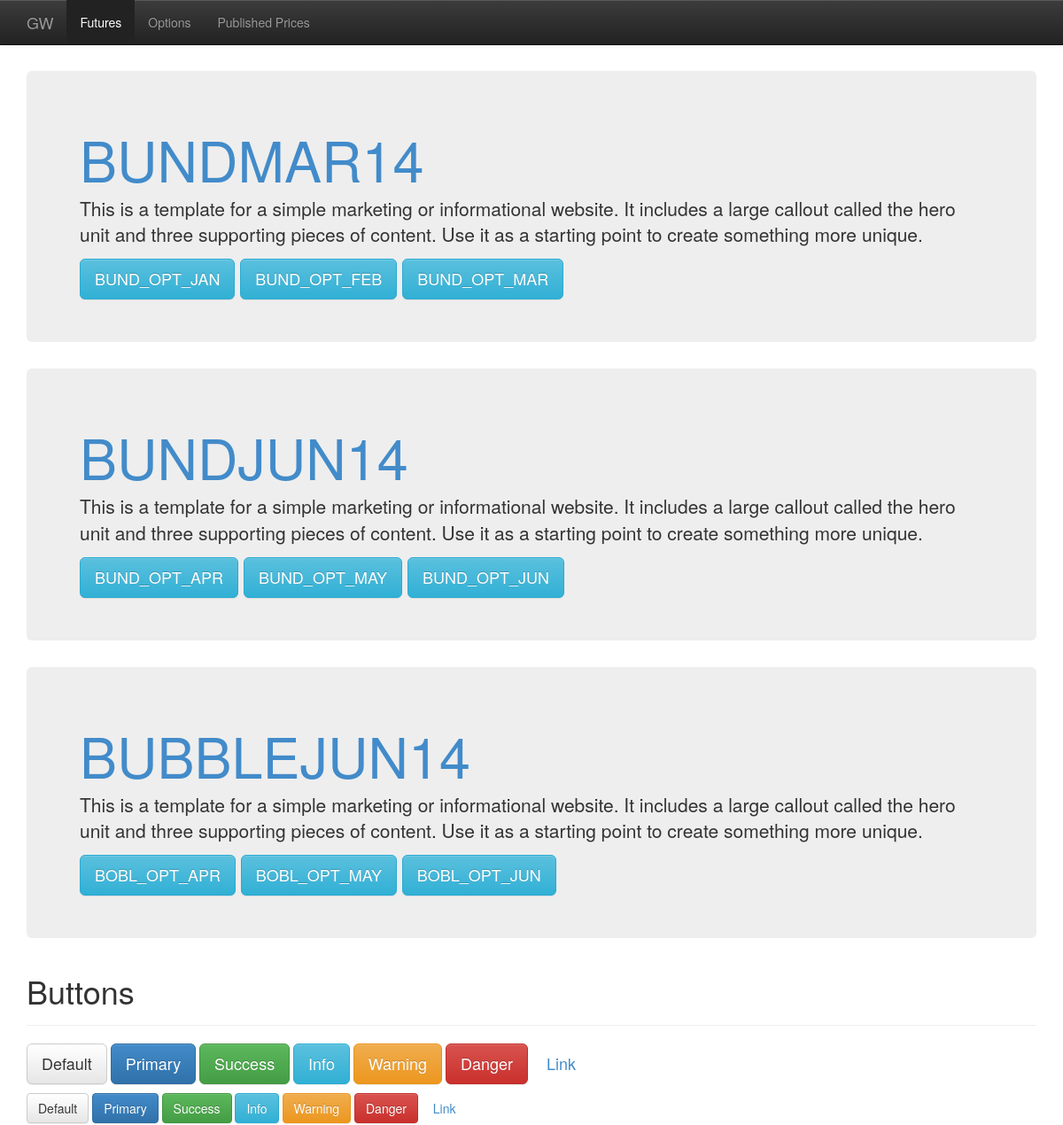
The app's page /marketdata/ (upper part), older data.
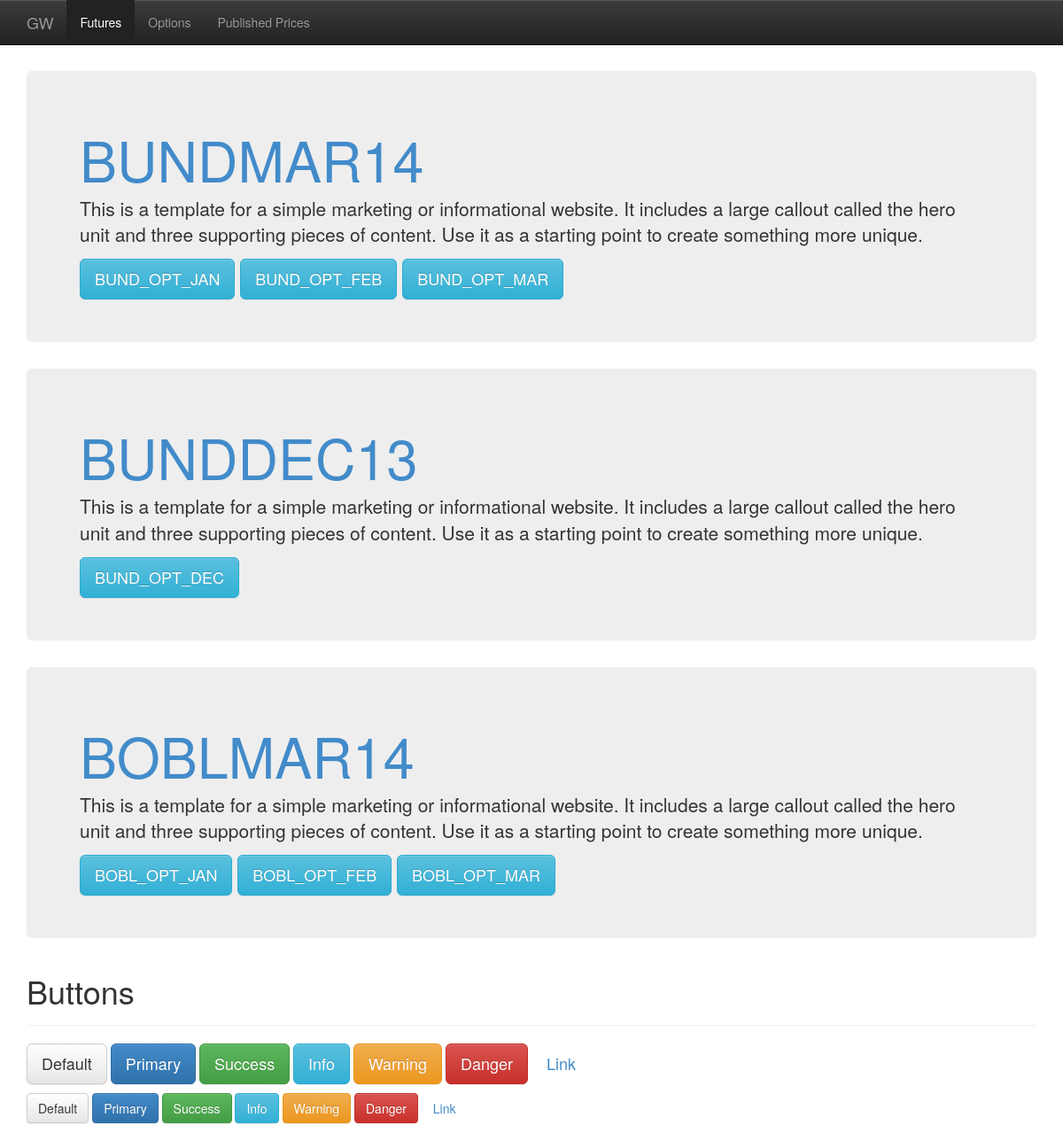
The same page, newer data.
### marketdata/models.py (models this page shows, shortened)
class Future(models.Model):
    name = models.CharField(max_length=200)
    bloomberg_id = models.CharField(max_length=200)
    easyscreen_id = models.CharField(max_length=200)
    bid = models.FloatField()
    bid_volume = models.FloatField()
    ask = models.FloatField()
    ask_volume = models.FloatField()
    value = models.FloatField()
    last_trade_value = models.FloatField()
    last_updated = models.DateTimeField()
    last_trade_volume = models.FloatField()
    month_tag = models.CharField(max_length=200)
    expiry_date = models.DateTimeField()

class OptionDefinition(models.Model):
    name = models.CharField(max_length=200)
    future = models.ForeignKey(Future)
    bloomberg_prefix = models.CharField(max_length=200)
    easyscreen_prefix = models.CharField(max_length=200)
    month_tag = models.CharField(max_length=200)
    expiry_date = models.DateTimeField()
    strike_interval = models.FloatField(default=0.5)
    price_movement = models.FloatField(default=0.01)
    number_of_OTM_options = models.IntegerField(default=10)

### marketdata/views.py (the view)
def index(request):
    futures = Future.objects.all()
    futures = [el for el in futures
            if el.expiry_date > datetime.datetime.today()]
    options = OptionDefinition.objects.all()
    options =  [el for el in options
            if el.expiry_date > datetime.datetime.today()]
    futuredict = {}
    for future in futures:
        futuredict[future] = [o for o in options
                if o.future_id == future.id]
    template = loader.get_template('marketdata/index.html')
    context = RequestContext(request, {
        'futuredict': futuredict,
    })
    return HttpResponse(template.render(context))

### marketdata/templates/marketdata/index.html (shortened to what this page needs)
{% extends "marketdata/base.html" %}
{% block content %}
<div class="navbar navbar-inverse navbar-fixed-top">
  <div class="container">
    <div class="navbar-header">
      <a class="navbar-brand" href="/marketdata/">GW</a>
    </div>
    <div class="navbar-collapse collapse">
      <ul class="nav navbar-nav">
        <li class="active"><a href="/marketdata/">Futures</a></li>
        <li><a href="options.html">Options</a></li>
        <li><a href="published.html">Published Prices</a></li>
      </ul>
    </div>
  </div>
</div>
<div class="container theme-showcase">
  {% if futuredict %}
    {% for future, options in futuredict.items %}
    <div class="jumbotron">
      <h1><a href="/marketdata/{{ future.name }}/">{{ future.name }}</a></h1>
      <p>This is a template for a simple marketing or informational website. It includes a large callout called the hero unit and three supporting pieces of content. Use it as a starting point to create something more unique.</p>
      {% for option in options %}
      <a href="/marketdata/option/{{ option.name }}" type="button" class="btn btn-lg btn-info">{{ option.name }}</a>
      {% endfor %}
    </div>
    {% endfor %}
    {% else %}
    <div class="jumbotron">
      <h1>No futures to Display.</h1>
    </div>
  {% endif %}
  <div class="page-header">
    <h1>Buttons</h1>
  </div>
  <p>
    <button type="button" class="btn btn-lg btn-default">Default</button>
    <button type="button" class="btn btn-lg btn-primary">Primary</button>
    <button type="button" class="btn btn-lg btn-success">Success</button>
    <button type="button" class="btn btn-lg btn-info">Info</button>
    <button type="button" class="btn btn-lg btn-warning">Warning</button>
    <button type="button" class="btn btn-lg btn-danger">Danger</button>
    <button type="button" class="btn btn-lg btn-link">Link</button>
  </p>
  <p>
    <button type="button" class="btn btn-default">Default</button>
    <button type="button" class="btn btn-primary">Primary</button>
    <button type="button" class="btn btn-success">Success</button>
    <button type="button" class="btn btn-info">Info</button>
    <button type="button" class="btn btn-warning">Warning</button>
    <button type="button" class="btn btn-danger">Danger</button>
    <button type="button" class="btn btn-link">Link</button>
  </p>
</div>
{% endblock %}

### marketdata/templates/marketdata/base.html (shortened to what this page needs)
<!DOCTYPE html>
<html lang="en">
  <head>
    <link href="{{STATIC_URL}}css/bootstrap.css" rel="stylesheet">
    <link href="{{STATIC_URL}}css/bootstrap-theme.min.css" rel="stylesheet">
    <link href="{{STATIC_URL}}css/custom-theme.css" rel="stylesheet">
  </head>
  <body>
    {% block content %}
    {% endblock %}
  </body>
</html>

### static/css/custom-theme.css (style rules this page uses)
body { padding-top: 80px; }

Row changes from the older to the newer data that the page shows:
removed OptionDefinition: name "BOBL_OPT_MAY", shown under Future "BUBBLEJUN14"
removed OptionDefinition: name "BOBL_OPT_JUN", shown under Future "BUBBLEJUN14"
changed Future: name "BUNDJUN14" → "BUNDDEC13"; loses OptionDefinition (name "BUND_OPT_MAY"); loses OptionDefinition (name "BUND_OPT_JUN")
changed OptionDefinition: name "BUND_OPT_APR" → "BUND_OPT_DEC"
changed Future: name "BUBBLEJUN14" → "BOBLMAR14"; gains OptionDefinition (name "BOBL_OPT_JAN"); gains OptionDefinition (name "BOBL_OPT_FEB")
changed OptionDefinition: name "BOBL_OPT_APR" → "BOBL_OPT_MAR"
